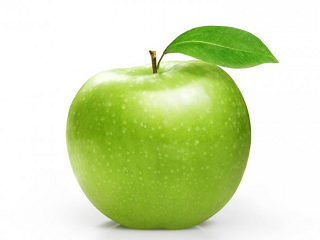
//> input picture new content/colour detector rgb/GreenApple.bmp, 320 x 240 px
$ ./main   (built with g++ and OpenCV 4)
//> lines starting //> are read from the running program, lines starting //| are printed output that depends on the picture; after the words box and inside, x2 and y2 are one past the last pixel; in counts of white or black regions, pixels touching at a corner belong together
/*
**********************************************
Tool to make it easier to find the HSV values needed to isolate a chosen colour.
The raw camera feed is shown along with the inRange result. Silders allow the HSV limits to be changed during runtime.
**********************************************
*/

// Include files for required libraries
#include <stdio.h>
#include <iostream>
#include "opencv2/core.hpp"
#include "opencv2/highgui.hpp"
#include "opencv2/imgproc.hpp"
#include <string>
#include <windows.h>

using namespace cv;

int main( )
{
    std::string colour = "ble";
    int i = 0, countBlue = 0, countGreen = 0, countRed = 0;
    int lowH = 0, highH = 179, lowS = 0, highS = 255, lowV = 0, highV = 255;    // Initialise some variables for HSV limits


    Mat frame = imread("GreenApple.bmp"); // Open an image file and store in a new matrix variable
//> frame is the input picture: 240 rows x 320 cols, CV_8UC3; mean B, G, R 178.4, 226.2, 211.3

    for(i = 0; i< 3; i++)
    {
        if(i == 0)
        {
            lowH = 90, highH = 179, lowS = 0, highS = 255, lowV = 0, highV = 255;
        }
        else if(i == 1)
        {
            lowH = 35, highH = 50, lowS = 0, highS = 255, lowV = 0, highV = 255;
        }
        else if(i==2)
        {
            lowH = 0, highH = 15, lowS = 0, highS = 255, lowV = 0, highV = 253;
        };
        Mat frameHSV;       // Convert the frame to HSV and apply the limits
        cvtColor(frame, frameHSV, COLOR_BGR2HSV);
        inRange(frameHSV, Scalar(lowH, lowS, lowV), Scalar(highH, highS, highV), frameHSV);
        Mat comparison;     // Join the two into a single image
        cvtColor(frameHSV, frameHSV, COLOR_GRAY2BGR);   // In range returns the equivalent of a grayscale image so we need to convert this before concatenation
        hconcat(frame, frameHSV, comparison);
        for(int rownumber = 0; rownumber < frameHSV.rows; rownumber++)
        {
            uchar* p = frameHSV.ptr<uchar>(rownumber);
            for(int x = 0; x < frameHSV.cols; x++)
            {
                uchar pixel = p[x]; // read the data into pixel
                if(pixel == 255 && i ==0)
                {
                    countBlue = countBlue + 1;
                }
                else if(pixel == 255 && i ==1)
                {
                    countGreen = countGreen + 1;
                }
                else if(pixel == 255 && i ==2)
                {
                    countRed = countRed + 1;
                };
            }
        }
    }
//> this loop made 3 passes
//> (countGreen, countRed) on passes 1 to 3: (0, 0), (13840, 0), (13840, 11866)
//> pass 1, `inRange(frameHSV, Scalar(lowH, lowS, lowV), Scalar(highH, highS, highV..`:
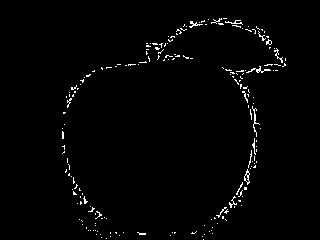
//> frameHSV: 240 rows x 320 cols, CV_8UC1; 1.6% white in thin lines or dots, all inside (x1, y1, x2, y2) = (62, 18, 286, 240)
//> pass 1, `hconcat(frame, frameHSV, comparison);`:
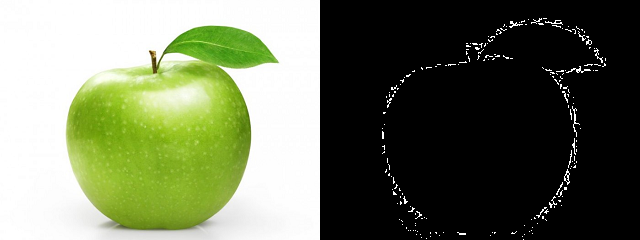
//> comparison: 240 rows x 640 cols, CV_8UC3; mean B, G, R 91.2, 115.1, 107.7
//> after the loop, countBlue = 743; countGreen = 13840; countRed = 11866
    if(countRed > countGreen && countRed > countBlue)
    {
        std::cout << "Most Red";
    }
    else if(countGreen > countRed && countGreen > countBlue)
    {
        std::cout << "Most Green";
    }
    else if(countBlue > countRed && countBlue > countGreen)
    {
        std::cout << "Most Blue";
    }
    else
    {
        std::cout << "AAAAAAAAAAAAAAA";
    };


}

$ run again, with new content/colour detector rgb/BlueApple.bmp copied over new content/colour detector rgb/GreenApple.bmp
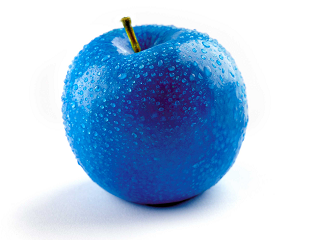
//> input picture new content/colour detector rgb/BlueApple.bmp, 320 x 240 px
//> frame is the input picture: 240 rows x 320 cols, CV_8UC3; mean B, G, R 223.8, 195.8, 169.4
//> the loop `for(i = 0; i< 3; i++)` made 3 passes
//> (countGreen, countRed) on passes 1 to 3: (0, 0), (27, 0), (27, 5041)
//> pass 1, `inRange(frameHSV, Scalar(lowH, lowS, lowV), Scalar(highH, highS, highV..`:
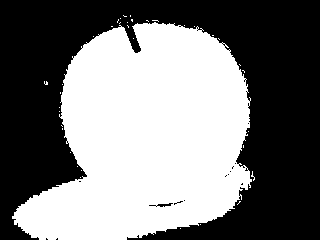
//> frameHSV: 240 rows x 320 cols, CV_8UC1; 47.6% white; 37 white regions (36 under 20 px), largest, box (x1, y1, x2, y2) and area: (12, 22, 252, 240) 36465
//> pass 1, `hconcat(frame, frameHSV, comparison);`:
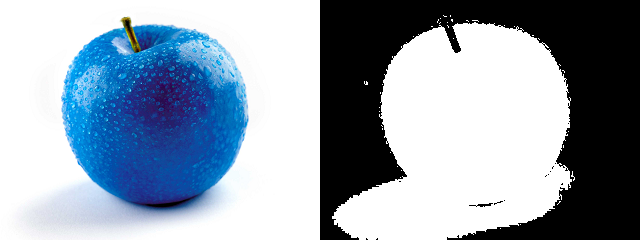
//> comparison: 240 rows x 640 cols, CV_8UC3; mean B, G, R 172.6, 158.6, 145.4
//> after the loop `for(i = 0; i< 3; i++)`: countBlue = 29552; countGreen = 27; countRed = 5041
